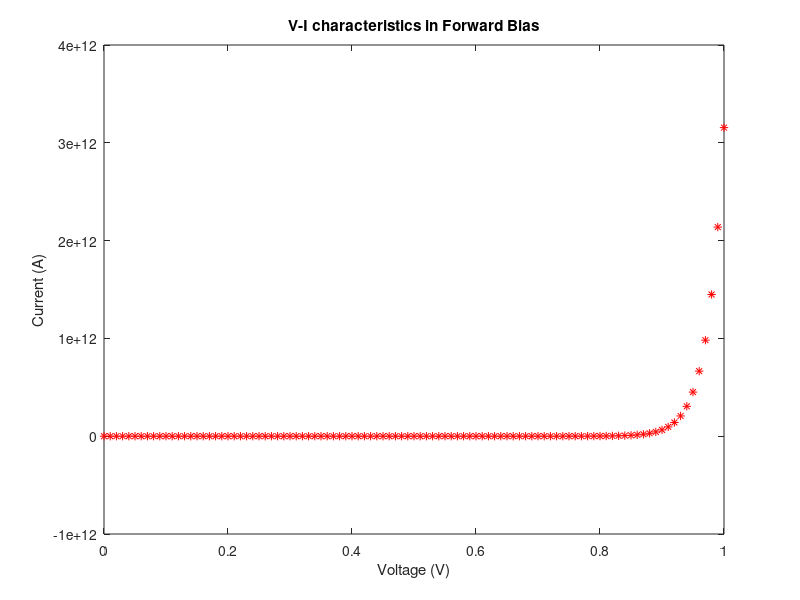
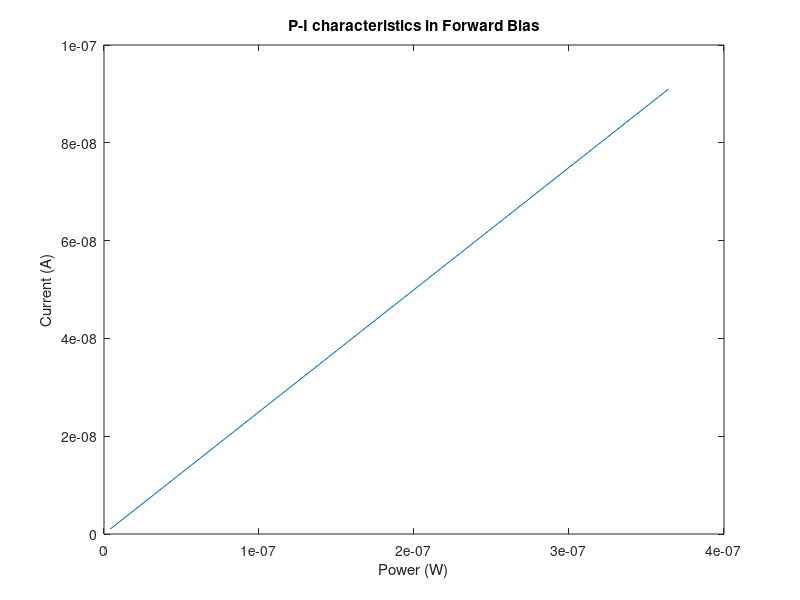

Source code (MATLAB) for these figures, in order:
q = 1.6e-19;
h = 6.626e-34;
c=3e8;
lambda=850e-9;

%parameters for V-I APD plot
I_sat = 40e-6; % in Amp
G=10;
n=0.6;
va = 0:0.01:1;
kB = 1.38e-23; %J/K
T = 273+25; %Degree Kelvin
% x = exp((q.*Va)/(kB*T))
P_in = 1e-3; %W

%parameters for P-I APD plot
Pi=1e-9:10e-9:100e-9; %incident power
M = 9; %multiplication factor
qe = 0.65; %quantum efficiency

%write your code here

Id = n*G*q*lambda*P_in/(h*c);
itot = (I_sat*(exp((q.*va)/(kB*T))-1))-Id;

R=((qe*q*lambda)/(h*c));
ipho=R*Pi;
iph=M*ipho;

plot(va, itot,'r*');
xlabel('Voltage (V)');
ylabel('Current (A)');
title('V-I characteristics in Forward Bias')
figure
plot(iph,Pi);
xlabel('Power (W)');
ylabel('Current (A)');
title('P-I characteristics in Forward Bias')
